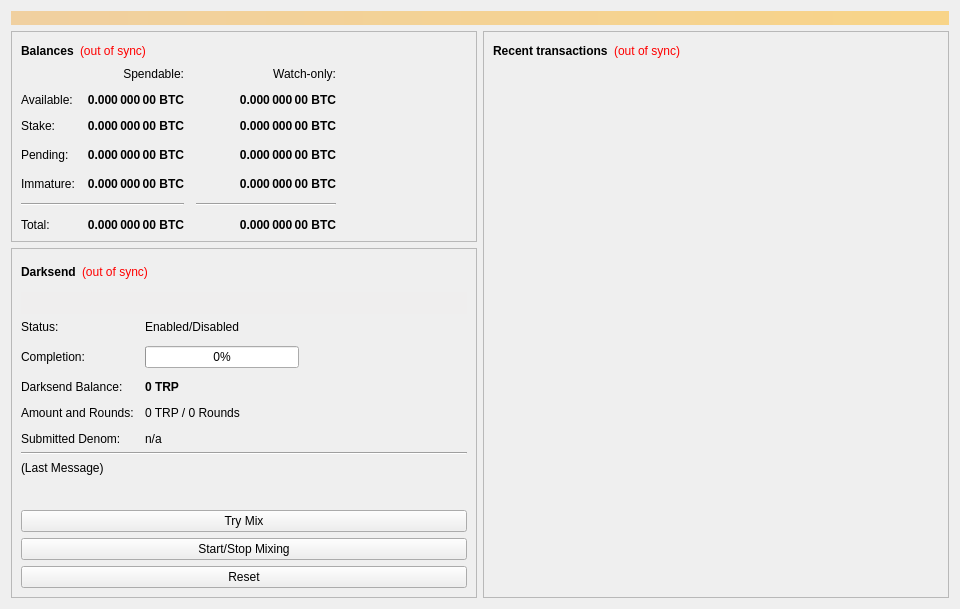
<?xml version="1.0" encoding="UTF-8"?>
<ui version="4.0">
 <class>OverviewPage</class>
 <widget class="QWidget" name="OverviewPage">
  <property name="geometry">
   <rect>
    <x>0</x>
    <y>0</y>
    <width>960</width>
    <height>594</height>
   </rect>
  </property>
  <property name="minimumSize">
   <size>
    <width>960</width>
    <height>0</height>
   </size>
  </property>
  <property name="windowTitle">
   <string>Form</string>
  </property>
  <layout class="QVBoxLayout" name="topLayout">
   <item>
    <widget class="QLabel" name="labelAlerts">
     <property name="visible">
      <bool>false</bool>
     </property>
     <property name="styleSheet">
      <string notr="true">background-color: qlineargradient(x1: 0, y1: 0, x2: 1, y2: 0, stop:0 #F0D0A0, stop:1 #F8D488); color:#000000;</string>
     </property>
     <property name="wordWrap">
      <bool>true</bool>
     </property>
     <property name="margin">
      <number>3</number>
     </property>
    </widget>
   </item>
   <item>
    <layout class="QHBoxLayout" name="horizontalLayout" stretch="1,1">
     <item>
      <layout class="QVBoxLayout" name="verticalLayout_2">
       <item>
        <widget class="QFrame" name="frame">
         <property name="frameShape">
          <enum>QFrame::StyledPanel</enum>
         </property>
         <property name="frameShadow">
          <enum>QFrame::Raised</enum>
         </property>
         <layout class="QVBoxLayout" name="verticalLayout_4">
          <item>
           <layout class="QHBoxLayout" name="horizontalLayout_4">
            <item>
             <widget class="QLabel" name="label_5">
              <property name="font">
               <font>
                <weight>75</weight>
                <bold>true</bold>
               </font>
              </property>
              <property name="text">
               <string>Balances</string>
              </property>
             </widget>
            </item>
            <item>
             <widget class="QLabel" name="labelWalletStatus">
              <property name="cursor">
               <cursorShape>WhatsThisCursor</cursorShape>
              </property>
              <property name="toolTip">
               <string>The displayed information may be out of date. Your wallet automatically synchronizes with the Tripperpay network after a connection is established, but this process has not completed yet.</string>
              </property>
              <property name="styleSheet">
               <string notr="true">QLabel { color: red; }</string>
              </property>
              <property name="text">
               <string notr="true">(out of sync)</string>
              </property>
              <property name="alignment">
               <set>Qt::AlignLeading|Qt::AlignLeft|Qt::AlignVCenter</set>
              </property>
             </widget>
            </item>
            <item>
             <spacer name="horizontalSpacer_3">
              <property name="orientation">
               <enum>Qt::Horizontal</enum>
              </property>
              <property name="sizeHint" stdset="0">
               <size>
                <width>40</width>
                <height>20</height>
               </size>
              </property>
             </spacer>
            </item>
           </layout>
          </item>
          <item>
           <layout class="QGridLayout" name="gridLayout">
            <property name="spacing">
             <number>12</number>
            </property>
            <item row="3" column="2">
             <widget class="QLabel" name="labelWatchPending">
              <property name="font">
               <font>
                <weight>75</weight>
                <bold>true</bold>
               </font>
              </property>
              <property name="cursor">
               <cursorShape>IBeamCursor</cursorShape>
              </property>
              <property name="toolTip">
               <string>Unconfirmed transactions to watch-only addresses</string>
              </property>
              <property name="text">
               <string notr="true">0.000 000 00 BTC</string>
              </property>
              <property name="alignment">
               <set>Qt::AlignRight|Qt::AlignTrailing|Qt::AlignVCenter</set>
              </property>
              <property name="textInteractionFlags">
               <set>Qt::LinksAccessibleByMouse|Qt::TextSelectableByKeyboard|Qt::TextSelectableByMouse</set>
              </property>
             </widget>
            </item>
            <item row="3" column="1">
             <widget class="QLabel" name="labelUnconfirmed">
              <property name="font">
               <font>
                <weight>75</weight>
                <bold>true</bold>
               </font>
              </property>
              <property name="cursor">
               <cursorShape>IBeamCursor</cursorShape>
              </property>
              <property name="toolTip">
               <string>Total of transactions that have yet to be confirmed, and do not yet count toward the spendable balance</string>
              </property>
              <property name="text">
               <string notr="true">0.000 000 00 BTC</string>
              </property>
              <property name="alignment">
               <set>Qt::AlignRight|Qt::AlignTrailing|Qt::AlignVCenter</set>
              </property>
              <property name="textInteractionFlags">
               <set>Qt::LinksAccessibleByMouse|Qt::TextSelectableByKeyboard|Qt::TextSelectableByMouse</set>
              </property>
             </widget>
            </item>
            <item row="4" column="2">
             <widget class="QLabel" name="labelWatchImmature">
              <property name="font">
               <font>
                <weight>75</weight>
                <bold>true</bold>
               </font>
              </property>
              <property name="cursor">
               <cursorShape>IBeamCursor</cursorShape>
              </property>
              <property name="toolTip">
               <string>Mined balance in watch-only addresses that has not yet matured</string>
              </property>
              <property name="text">
               <string notr="true">0.000 000 00 BTC</string>
              </property>
              <property name="alignment">
               <set>Qt::AlignRight|Qt::AlignTrailing|Qt::AlignVCenter</set>
              </property>
              <property name="textInteractionFlags">
               <set>Qt::LinksAccessibleByMouse|Qt::TextSelectableByKeyboard|Qt::TextSelectableByMouse</set>
              </property>
             </widget>
            </item>
            <item row="5" column="0" colspan="2">
             <widget class="Line" name="lineSpendableBalance">
              <property name="orientation">
               <enum>Qt::Horizontal</enum>
              </property>
             </widget>
            </item>
            <item row="5" column="2">
             <widget class="Line" name="lineWatchBalance">
              <property name="sizePolicy">
               <sizepolicy hsizetype="Preferred" vsizetype="Fixed">
                <horstretch>0</horstretch>
                <verstretch>0</verstretch>
               </sizepolicy>
              </property>
              <property name="minimumSize">
               <size>
                <width>140</width>
                <height>0</height>
               </size>
              </property>
              <property name="orientation">
               <enum>Qt::Horizontal</enum>
              </property>
             </widget>
            </item>
            <item row="6" column="0">
             <widget class="QLabel" name="labelTotalText">
              <property name="text">
               <string>Total:</string>
              </property>
             </widget>
            </item>
            <item row="4" column="1">
             <widget class="QLabel" name="labelImmature">
              <property name="font">
               <font>
                <weight>75</weight>
                <bold>true</bold>
               </font>
              </property>
              <property name="cursor">
               <cursorShape>IBeamCursor</cursorShape>
              </property>
              <property name="toolTip">
               <string>Mined balance that has not yet matured</string>
              </property>
              <property name="text">
               <string notr="true">0.000 000 00 BTC</string>
              </property>
              <property name="alignment">
               <set>Qt::AlignRight|Qt::AlignTrailing|Qt::AlignVCenter</set>
              </property>
              <property name="textInteractionFlags">
               <set>Qt::LinksAccessibleByMouse|Qt::TextSelectableByKeyboard|Qt::TextSelectableByMouse</set>
              </property>
             </widget>
            </item>
            <item row="3" column="3">
             <spacer name="horizontalSpacer_2">
              <property name="orientation">
               <enum>Qt::Horizontal</enum>
              </property>
              <property name="sizeHint" stdset="0">
               <size>
                <width>40</width>
                <height>20</height>
               </size>
              </property>
             </spacer>
            </item>
            <item row="4" column="0">
             <widget class="QLabel" name="labelImmatureText">
              <property name="text">
               <string>Immature:</string>
              </property>
             </widget>
            </item>
            <item row="6" column="1">
             <widget class="QLabel" name="labelTotal">
              <property name="font">
               <font>
                <weight>75</weight>
                <bold>true</bold>
               </font>
              </property>
              <property name="cursor">
               <cursorShape>IBeamCursor</cursorShape>
              </property>
              <property name="toolTip">
               <string>Your current total balance</string>
              </property>
              <property name="text">
               <string notr="true">0.000 000 00 BTC</string>
              </property>
              <property name="alignment">
               <set>Qt::AlignRight|Qt::AlignTrailing|Qt::AlignVCenter</set>
              </property>
              <property name="textInteractionFlags">
               <set>Qt::LinksAccessibleByMouse|Qt::TextSelectableByKeyboard|Qt::TextSelectableByMouse</set>
              </property>
             </widget>
            </item>
            <item row="6" column="2">
             <widget class="QLabel" name="labelWatchTotal">
              <property name="font">
               <font>
                <weight>75</weight>
                <bold>true</bold>
               </font>
              </property>
              <property name="cursor">
               <cursorShape>IBeamCursor</cursorShape>
              </property>
              <property name="toolTip">
               <string>Current total balance in watch-only addresses</string>
              </property>
              <property name="text">
               <string notr="true">0.000 000 00 BTC</string>
              </property>
              <property name="alignment">
               <set>Qt::AlignRight|Qt::AlignTrailing|Qt::AlignVCenter</set>
              </property>
              <property name="textInteractionFlags">
               <set>Qt::LinksAccessibleByMouse|Qt::TextSelectableByKeyboard|Qt::TextSelectableByMouse</set>
              </property>
             </widget>
            </item>
            <item row="0" column="2">
             <widget class="QLabel" name="labelWatchonly">
              <property name="text">
               <string>Watch-only:</string>
              </property>
              <property name="alignment">
               <set>Qt::AlignRight|Qt::AlignTrailing|Qt::AlignVCenter</set>
              </property>
             </widget>
            </item>
            <item row="1" column="0">
             <widget class="QLabel" name="labelBalanceText">
              <property name="text">
               <string>Available:</string>
              </property>
             </widget>
            </item>
            <item row="1" column="1">
             <widget class="QLabel" name="labelBalance">
              <property name="font">
               <font>
                <weight>75</weight>
                <bold>true</bold>
               </font>
              </property>
              <property name="cursor">
               <cursorShape>IBeamCursor</cursorShape>
              </property>
              <property name="toolTip">
               <string>Your current spendable balance</string>
              </property>
              <property name="text">
               <string notr="true">0.000 000 00 BTC</string>
              </property>
              <property name="alignment">
               <set>Qt::AlignRight|Qt::AlignTrailing|Qt::AlignVCenter</set>
              </property>
              <property name="textInteractionFlags">
               <set>Qt::LinksAccessibleByMouse|Qt::TextSelectableByKeyboard|Qt::TextSelectableByMouse</set>
              </property>
             </widget>
            </item>
            <item row="2" column="0">
             <widget class="QLabel" name="label_10">
              <property name="text">
               <string>Stake:</string>
              </property>
             </widget>
            </item>
            <item row="2" column="1">
             <widget class="QLabel" name="labelStake">
              <property name="font">
               <font>
                <weight>75</weight>
                <bold>true</bold>
               </font>
              </property>
              <property name="cursor">
               <cursorShape>IBeamCursor</cursorShape>
              </property>
              <property name="toolTip">
               <string>Total of coins that was staked, and do not yet count toward the current balance</string>
              </property>
              <property name="text">
               <string notr="true">0.000 000 00 BTC</string>
              </property>
              <property name="alignment">
               <set>Qt::AlignRight|Qt::AlignTrailing|Qt::AlignVCenter</set>
              </property>
              <property name="textInteractionFlags">
               <set>Qt::LinksAccessibleByMouse|Qt::TextSelectableByKeyboard|Qt::TextSelectableByMouse</set>
              </property>
             </widget>
            </item>
            <item row="2" column="2">
             <widget class="QLabel" name="labelWatchStake">
              <property name="font">
               <font>
                <weight>75</weight>
                <bold>true</bold>
               </font>
              </property>
              <property name="cursor">
               <cursorShape>IBeamCursor</cursorShape>
              </property>
              <property name="toolTip">
               <string>Total of coins that was staked in watch-only addresses, and do not yet count toward the current watch-only balance</string>
              </property>
              <property name="text">
               <string notr="true">0.000 000 00 BTC</string>
              </property>
              <property name="alignment">
               <set>Qt::AlignRight|Qt::AlignTrailing|Qt::AlignVCenter</set>
              </property>
              <property name="textInteractionFlags">
               <set>Qt::LinksAccessibleByMouse|Qt::TextSelectableByKeyboard|Qt::TextSelectableByMouse</set>
              </property>
             </widget>
            </item>
            <item row="1" column="2">
             <widget class="QLabel" name="labelWatchAvailable">
              <property name="font">
               <font>
                <weight>75</weight>
                <bold>true</bold>
               </font>
              </property>
              <property name="cursor">
               <cursorShape>IBeamCursor</cursorShape>
              </property>
              <property name="toolTip">
               <string>Your current balance in watch-only addresses</string>
              </property>
              <property name="text">
               <string notr="true">0.000 000 00 BTC</string>
              </property>
              <property name="alignment">
               <set>Qt::AlignRight|Qt::AlignTrailing|Qt::AlignVCenter</set>
              </property>
              <property name="textInteractionFlags">
               <set>Qt::LinksAccessibleByMouse|Qt::TextSelectableByKeyboard|Qt::TextSelectableByMouse</set>
              </property>
             </widget>
            </item>
            <item row="3" column="0">
             <widget class="QLabel" name="labelPendingText">
              <property name="text">
               <string>Pending:</string>
              </property>
             </widget>
            </item>
            <item row="0" column="1">
             <widget class="QLabel" name="labelSpendable">
              <property name="text">
               <string>Spendable:</string>
              </property>
              <property name="alignment">
               <set>Qt::AlignRight|Qt::AlignTrailing|Qt::AlignVCenter</set>
              </property>
             </widget>
            </item>
           </layout>
          </item>
         </layout>
        </widget>
       </item>
       <item>
        <widget class="QFrame" name="frameDarksend">
         <property name="sizePolicy">
          <sizepolicy hsizetype="Expanding" vsizetype="Expanding">
           <horstretch>0</horstretch>
           <verstretch>0</verstretch>
          </sizepolicy>
         </property>
         <property name="minimumSize">
          <size>
           <width>0</width>
           <height>350</height>
          </size>
         </property>
         <property name="layoutDirection">
          <enum>Qt::LeftToRight</enum>
         </property>
         <property name="frameShape">
          <enum>QFrame::StyledPanel</enum>
         </property>
         <property name="frameShadow">
          <enum>QFrame::Raised</enum>
         </property>
         <layout class="QVBoxLayout" name="verticalLayout_5">
          <item>
           <layout class="QHBoxLayout" name="horizontalLayout_5">
            <item>
             <widget class="QLabel" name="label_2">
              <property name="font">
               <font>
                <weight>75</weight>
                <bold>true</bold>
               </font>
              </property>
              <property name="text">
               <string>Darksend</string>
              </property>
             </widget>
            </item>
            <item>
             <widget class="QLabel" name="labelDarksendSyncStatus">
              <property name="toolTip">
               <string>The displayed information may be out of date. Your wallet automatically synchronizes with the Tripperpay network after a connection is established, but this process has not completed yet.</string>
              </property>
              <property name="styleSheet">
               <string notr="true">QLabel { color: red; }</string>
              </property>
              <property name="text">
               <string notr="true">(out of sync)</string>
              </property>
              <property name="alignment">
               <set>Qt::AlignLeading|Qt::AlignLeft|Qt::AlignVCenter</set>
              </property>
             </widget>
            </item>
            <item>
             <spacer name="horizontalSpacer_4">
              <property name="orientation">
               <enum>Qt::Horizontal</enum>
              </property>
              <property name="sizeHint" stdset="0">
               <size>
                <width>40</width>
                <height>20</height>
               </size>
              </property>
             </spacer>
            </item>
           </layout>
          </item>
          <item>
           <widget class="QPushButton" name="runAutoDenom">
            <property name="palette">
             <palette>
              <active>
               <colorrole role="WindowText">
                <brush brushstyle="SolidPattern">
                 <color alpha="255">
                  <red>0</red>
                  <green>0</green>
                  <blue>0</blue>
                 </color>
                </brush>
               </colorrole>
               <colorrole role="Button">
                <brush brushstyle="SolidPattern">
                 <color alpha="255">
                  <red>239</red>
                  <green>238</green>
                  <blue>238</blue>
                 </color>
                </brush>
               </colorrole>
               <colorrole role="Light">
                <brush brushstyle="SolidPattern">
                 <color alpha="255">
                  <red>255</red>
                  <green>255</green>
                  <blue>255</blue>
                 </color>
                </brush>
               </colorrole>
               <colorrole role="Midlight">
                <brush brushstyle="SolidPattern">
                 <color alpha="255">
                  <red>247</red>
                  <green>246</green>
                  <blue>246</blue>
                 </color>
                </brush>
               </colorrole>
               <colorrole role="Dark">
                <brush brushstyle="SolidPattern">
                 <color alpha="255">
                  <red>119</red>
                  <green>119</green>
                  <blue>119</blue>
                 </color>
                </brush>
               </colorrole>
               <colorrole role="Mid">
                <brush brushstyle="SolidPattern">
                 <color alpha="255">
                  <red>159</red>
                  <green>159</green>
                  <blue>159</blue>
                 </color>
                </brush>
               </colorrole>
               <colorrole role="Text">
                <brush brushstyle="SolidPattern">
                 <color alpha="255">
                  <red>0</red>
                  <green>0</green>
                  <blue>0</blue>
                 </color>
                </brush>
               </colorrole>
               <colorrole role="BrightText">
                <brush brushstyle="SolidPattern">
                 <color alpha="255">
                  <red>255</red>
                  <green>255</green>
                  <blue>255</blue>
                 </color>
                </brush>
               </colorrole>
               <colorrole role="ButtonText">
                <brush brushstyle="SolidPattern">
                 <color alpha="255">
                  <red>0</red>
                  <green>0</green>
                  <blue>0</blue>
                 </color>
                </brush>
               </colorrole>
               <colorrole role="Base">
                <brush brushstyle="SolidPattern">
                 <color alpha="255">
                  <red>255</red>
                  <green>255</green>
                  <blue>255</blue>
                 </color>
                </brush>
               </colorrole>
               <colorrole role="Window">
                <brush brushstyle="SolidPattern">
                 <color alpha="255">
                  <red>239</red>
                  <green>238</green>
                  <blue>238</blue>
                 </color>
                </brush>
               </colorrole>
               <colorrole role="Shadow">
                <brush brushstyle="SolidPattern">
                 <color alpha="255">
                  <red>0</red>
                  <green>0</green>
                  <blue>0</blue>
                 </color>
                </brush>
               </colorrole>
               <colorrole role="AlternateBase">
                <brush brushstyle="SolidPattern">
                 <color alpha="255">
                  <red>247</red>
                  <green>246</green>
                  <blue>246</blue>
                 </color>
                </brush>
               </colorrole>
               <colorrole role="ToolTipBase">
                <brush brushstyle="SolidPattern">
                 <color alpha="255">
                  <red>255</red>
                  <green>255</green>
                  <blue>220</blue>
                 </color>
                </brush>
               </colorrole>
               <colorrole role="ToolTipText">
                <brush brushstyle="SolidPattern">
                 <color alpha="255">
                  <red>0</red>
                  <green>0</green>
                  <blue>0</blue>
                 </color>
                </brush>
               </colorrole>
              </active>
              <inactive>
               <colorrole role="WindowText">
                <brush brushstyle="SolidPattern">
                 <color alpha="255">
                  <red>0</red>
                  <green>0</green>
                  <blue>0</blue>
                 </color>
                </brush>
               </colorrole>
               <colorrole role="Button">
                <brush brushstyle="SolidPattern">
                 <color alpha="255">
                  <red>239</red>
                  <green>238</green>
                  <blue>238</blue>
                 </color>
                </brush>
               </colorrole>
               <colorrole role="Light">
                <brush brushstyle="SolidPattern">
                 <color alpha="255">
                  <red>255</red>
                  <green>255</green>
                  <blue>255</blue>
                 </color>
                </brush>
               </colorrole>
               <colorrole role="Midlight">
                <brush brushstyle="SolidPattern">
                 <color alpha="255">
                  <red>247</red>
                  <green>246</green>
                  <blue>246</blue>
                 </color>
                </brush>
               </colorrole>
               <colorrole role="Dark">
                <brush brushstyle="SolidPattern">
                 <color alpha="255">
                  <red>119</red>
                  <green>119</green>
                  <blue>119</blue>
                 </color>
                </brush>
               </colorrole>
               <colorrole role="Mid">
                <brush brushstyle="SolidPattern">
                 <color alpha="255">
                  <red>159</red>
                  <green>159</green>
                  <blue>159</blue>
                 </color>
                </brush>
               </colorrole>
               <colorrole role="Text">
                <brush brushstyle="SolidPattern">
                 <color alpha="255">
                  <red>0</red>
                  <green>0</green>
                  <blue>0</blue>
                 </color>
                </brush>
               </colorrole>
               <colorrole role="BrightText">
                <brush brushstyle="SolidPattern">
                 <color alpha="255">
                  <red>255</red>
                  <green>255</green>
                  <blue>255</blue>
                 </color>
                </brush>
               </colorrole>
               <colorrole role="ButtonText">
                <brush brushstyle="SolidPattern">
                 <color alpha="255">
                  <red>0</red>
                  <green>0</green>
                  <blue>0</blue>
                 </color>
                </brush>
               </colorrole>
               <colorrole role="Base">
                <brush brushstyle="SolidPattern">
                 <color alpha="255">
                  <red>255</red>
                  <green>255</green>
                  <blue>255</blue>
                 </color>
                </brush>
               </colorrole>
               <colorrole role="Window">
                <brush brushstyle="SolidPattern">
                 <color alpha="255">
                  <red>239</red>
                  <green>238</green>
                  <blue>238</blue>
                 </color>
                </brush>
               </colorrole>
               <colorrole role="Shadow">
                <brush brushstyle="SolidPattern">
                 <color alpha="255">
                  <red>0</red>
                  <green>0</green>
                  <blue>0</blue>
                 </color>
                </brush>
               </colorrole>
               <colorrole role="AlternateBase">
                <brush brushstyle="SolidPattern">
                 <color alpha="255">
                  <red>247</red>
                  <green>246</green>
                  <blue>246</blue>
                 </color>
                </brush>
               </colorrole>
               <colorrole role="ToolTipBase">
                <brush brushstyle="SolidPattern">
                 <color alpha="255">
                  <red>255</red>
                  <green>255</green>
                  <blue>220</blue>
                 </color>
                </brush>
               </colorrole>
               <colorrole role="ToolTipText">
                <brush brushstyle="SolidPattern">
                 <color alpha="255">
                  <red>0</red>
                  <green>0</green>
                  <blue>0</blue>
                 </color>
                </brush>
               </colorrole>
              </inactive>
              <disabled>
               <colorrole role="WindowText">
                <brush brushstyle="SolidPattern">
                 <color alpha="255">
                  <red>119</red>
                  <green>119</green>
                  <blue>119</blue>
                 </color>
                </brush>
               </colorrole>
               <colorrole role="Button">
                <brush brushstyle="SolidPattern">
                 <color alpha="255">
                  <red>239</red>
                  <green>238</green>
                  <blue>238</blue>
                 </color>
                </brush>
               </colorrole>
               <colorrole role="Light">
                <brush brushstyle="SolidPattern">
                 <color alpha="255">
                  <red>255</red>
                  <green>255</green>
                  <blue>255</blue>
                 </color>
                </brush>
               </colorrole>
               <colorrole role="Midlight">
                <brush brushstyle="SolidPattern">
                 <color alpha="255">
                  <red>247</red>
                  <green>246</green>
                  <blue>246</blue>
                 </color>
                </brush>
               </colorrole>
               <colorrole role="Dark">
                <brush brushstyle="SolidPattern">
                 <color alpha="255">
                  <red>119</red>
                  <green>119</green>
                  <blue>119</blue>
                 </color>
                </brush>
               </colorrole>
               <colorrole role="Mid">
                <brush brushstyle="SolidPattern">
                 <color alpha="255">
                  <red>159</red>
                  <green>159</green>
                  <blue>159</blue>
                 </color>
                </brush>
               </colorrole>
               <colorrole role="Text">
                <brush brushstyle="SolidPattern">
                 <color alpha="255">
                  <red>119</red>
                  <green>119</green>
                  <blue>119</blue>
                 </color>
                </brush>
               </colorrole>
               <colorrole role="BrightText">
                <brush brushstyle="SolidPattern">
                 <color alpha="255">
                  <red>255</red>
                  <green>255</green>
                  <blue>255</blue>
                 </color>
                </brush>
               </colorrole>
               <colorrole role="ButtonText">
                <brush brushstyle="SolidPattern">
                 <color alpha="255">
                  <red>119</red>
                  <green>119</green>
                  <blue>119</blue>
                 </color>
                </brush>
               </colorrole>
               <colorrole role="Base">
                <brush brushstyle="SolidPattern">
                 <color alpha="255">
                  <red>239</red>
                  <green>238</green>
                  <blue>238</blue>
                 </color>
                </brush>
               </colorrole>
               <colorrole role="Window">
                <brush brushstyle="SolidPattern">
                 <color alpha="255">
                  <red>239</red>
                  <green>238</green>
                  <blue>238</blue>
                 </color>
                </brush>
               </colorrole>
               <colorrole role="Shadow">
                <brush brushstyle="SolidPattern">
                 <color alpha="255">
                  <red>0</red>
                  <green>0</green>
                  <blue>0</blue>
                 </color>
                </brush>
               </colorrole>
               <colorrole role="AlternateBase">
                <brush brushstyle="SolidPattern">
                 <color alpha="255">
                  <red>239</red>
                  <green>238</green>
                  <blue>238</blue>
                 </color>
                </brush>
               </colorrole>
               <colorrole role="ToolTipBase">
                <brush brushstyle="SolidPattern">
                 <color alpha="255">
                  <red>255</red>
                  <green>255</green>
                  <blue>220</blue>
                 </color>
                </brush>
               </colorrole>
               <colorrole role="ToolTipText">
                <brush brushstyle="SolidPattern">
                 <color alpha="255">
                  <red>0</red>
                  <green>0</green>
                  <blue>0</blue>
                 </color>
                </brush>
               </colorrole>
              </disabled>
             </palette>
            </property>
            <property name="focusPolicy">
             <enum>Qt::NoFocus</enum>
            </property>
            <property name="autoFillBackground">
             <bool>true</bool>
            </property>
            <property name="text">
             <string/>
            </property>
            <property name="flat">
             <bool>true</bool>
            </property>
           </widget>
          </item>
          <item>
           <layout class="QFormLayout" name="formLayout">
            <property name="fieldGrowthPolicy">
             <enum>QFormLayout::AllNonFixedFieldsGrow</enum>
            </property>
            <property name="horizontalSpacing">
             <number>11</number>
            </property>
            <property name="verticalSpacing">
             <number>12</number>
            </property>
            <item row="0" column="0">
             <widget class="QLabel" name="label_6">
              <property name="text">
               <string>Status:</string>
              </property>
             </widget>
            </item>
            <item row="1" column="0">
             <widget class="QLabel" name="label_7">
              <property name="text">
               <string>Completion:</string>
              </property>
             </widget>
            </item>
            <item row="1" column="1">
             <widget class="QProgressBar" name="darksendProgress">
              <property name="maximumSize">
               <size>
                <width>154</width>
                <height>16777215</height>
               </size>
              </property>
              <property name="value">
               <number>0</number>
              </property>
             </widget>
            </item>
            <item row="3" column="0">
             <widget class="QLabel" name="labelAnonymizedText">
              <property name="text">
               <string>Darksend Balance:</string>
              </property>
             </widget>
            </item>
            <item row="3" column="1">
             <widget class="QLabel" name="labelAnonymized">
              <property name="font">
               <font>
                <weight>75</weight>
                <bold>true</bold>
               </font>
              </property>
              <property name="text">
               <string notr="true">0 TRP</string>
              </property>
             </widget>
            </item>
            <item row="4" column="0">
             <widget class="QLabel" name="label_8">
              <property name="text">
               <string>Amount and Rounds:</string>
              </property>
             </widget>
            </item>
            <item row="4" column="1">
             <widget class="QLabel" name="labelAmountRounds">
              <property name="text">
               <string>0 TRP / 0 Rounds</string>
              </property>
             </widget>
            </item>
            <item row="5" column="0">
             <widget class="QLabel" name="label_9">
              <property name="text">
               <string>Submitted Denom:</string>
              </property>
             </widget>
            </item>
            <item row="5" column="1">
             <widget class="QLabel" name="labelSubmittedDenom">
              <property name="toolTip">
               <string>The denominations you submitted to the Masternode.&lt;br&gt;To mix, other users must submit the exact same denominations.</string>
              </property>
              <property name="text">
               <string>n/a</string>
              </property>
             </widget>
            </item>
            <item row="0" column="1">
             <widget class="QLabel" name="darksendEnabled">
              <property name="text">
               <string>Enabled/Disabled</string>
              </property>
             </widget>
            </item>
           </layout>
          </item>
          <item>
           <widget class="Line" name="lineLastMessage">
            <property name="orientation">
             <enum>Qt::Horizontal</enum>
            </property>
           </widget>
          </item>
          <item>
           <widget class="QLabel" name="darksendStatus">
            <property name="minimumSize">
             <size>
              <width>288</width>
              <height>43</height>
             </size>
            </property>
            <property name="text">
             <string>(Last Message)</string>
            </property>
            <property name="alignment">
             <set>Qt::AlignLeading|Qt::AlignLeft|Qt::AlignTop</set>
            </property>
            <property name="wordWrap">
             <bool>true</bool>
            </property>
           </widget>
          </item>
          <item>
           <widget class="QPushButton" name="darksendAuto">
            <property name="sizePolicy">
             <sizepolicy hsizetype="MinimumExpanding" vsizetype="Fixed">
              <horstretch>0</horstretch>
              <verstretch>0</verstretch>
             </sizepolicy>
            </property>
            <property name="toolTip">
             <string>Try to manually submit a Darksend request.</string>
            </property>
            <property name="text">
             <string>Try Mix</string>
            </property>
           </widget>
          </item>
          <item>
           <widget class="QPushButton" name="toggleDarksend">
            <property name="sizePolicy">
             <sizepolicy hsizetype="MinimumExpanding" vsizetype="Fixed">
              <horstretch>0</horstretch>
              <verstretch>0</verstretch>
             </sizepolicy>
            </property>
            <property name="text">
             <string>Start/Stop Mixing</string>
            </property>
           </widget>
          </item>
          <item>
           <widget class="QPushButton" name="darksendReset">
            <property name="sizePolicy">
             <sizepolicy hsizetype="MinimumExpanding" vsizetype="Fixed">
              <horstretch>0</horstretch>
              <verstretch>0</verstretch>
             </sizepolicy>
            </property>
            <property name="toolTip">
             <string>Reset the current status of Darksend (can interrupt Darksend if it's in the process of Mixing, which can cost you money!)</string>
            </property>
            <property name="autoFillBackground">
             <bool>false</bool>
            </property>
            <property name="text">
             <string>Reset</string>
            </property>
           </widget>
          </item>
         </layout>
        </widget>
       </item>
       <item>
        <spacer name="verticalSpacer">
         <property name="orientation">
          <enum>Qt::Vertical</enum>
         </property>
         <property name="sizeHint" stdset="0">
          <size>
           <width>20</width>
           <height>40</height>
          </size>
         </property>
        </spacer>
       </item>
      </layout>
     </item>
     <item>
      <layout class="QVBoxLayout" name="verticalLayout_3">
       <item>
        <widget class="QFrame" name="frame_2">
         <property name="frameShape">
          <enum>QFrame::StyledPanel</enum>
         </property>
         <property name="frameShadow">
          <enum>QFrame::Raised</enum>
         </property>
         <layout class="QVBoxLayout" name="verticalLayout">
          <item>
           <layout class="QHBoxLayout" name="horizontalLayout_2">
            <item>
             <widget class="QLabel" name="label_4">
              <property name="font">
               <font>
                <weight>75</weight>
                <bold>true</bold>
               </font>
              </property>
              <property name="text">
               <string>Recent transactions</string>
              </property>
             </widget>
            </item>
            <item>
             <widget class="QLabel" name="labelTransactionsStatus">
              <property name="cursor">
               <cursorShape>WhatsThisCursor</cursorShape>
              </property>
              <property name="toolTip">
               <string>The displayed information may be out of date. Your wallet automatically synchronizes with the Tripperpay network after a connection is established, but this process has not completed yet.</string>
              </property>
              <property name="styleSheet">
               <string notr="true">QLabel { color: red; }</string>
              </property>
              <property name="text">
               <string notr="true">(out of sync)</string>
              </property>
              <property name="alignment">
               <set>Qt::AlignRight|Qt::AlignTrailing|Qt::AlignVCenter</set>
              </property>
             </widget>
            </item>
            <item>
             <spacer name="horizontalSpacer">
              <property name="orientation">
               <enum>Qt::Horizontal</enum>
              </property>
              <property name="sizeHint" stdset="0">
               <size>
                <width>40</width>
                <height>20</height>
               </size>
              </property>
             </spacer>
            </item>
           </layout>
          </item>
          <item>
           <widget class="QListView" name="listTransactions">
            <property name="styleSheet">
             <string notr="true">QListView { background: transparent; }</string>
            </property>
            <property name="frameShape">
             <enum>QFrame::NoFrame</enum>
            </property>
            <property name="verticalScrollBarPolicy">
             <enum>Qt::ScrollBarAlwaysOff</enum>
            </property>
            <property name="horizontalScrollBarPolicy">
             <enum>Qt::ScrollBarAlwaysOff</enum>
            </property>
            <property name="selectionMode">
             <enum>QAbstractItemView::NoSelection</enum>
            </property>
           </widget>
          </item>
         </layout>
        </widget>
       </item>
      </layout>
     </item>
    </layout>
   </item>
  </layout>
 </widget>
 <resources/>
 <connections/>
</ui>
